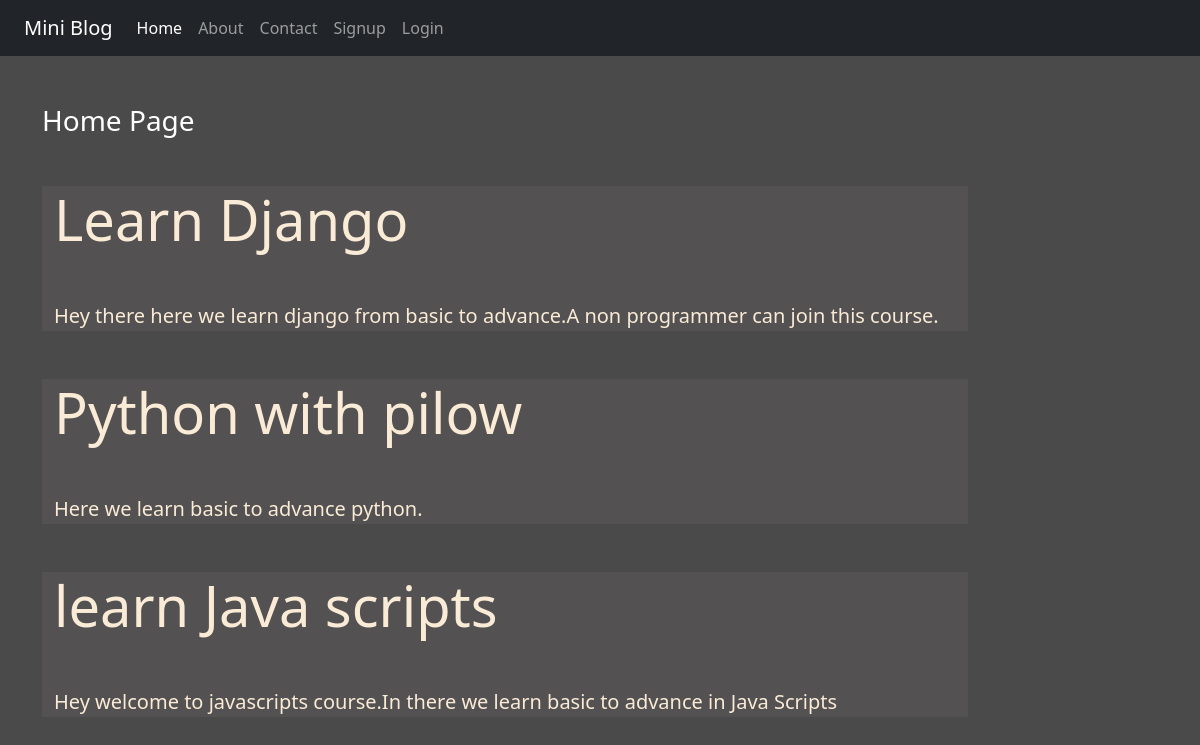
The page / on the database its author committed.
### enroll/models.py (models this page shows)
class Post(models.Model):
    title = models.CharField(max_length=150)
    desc = models.TextField()

### enroll/views.py (the view)
# urls.py: 2. Add a URL to urlpatterns:  path('', views.home, name='home')
def home(request):
    posts = Post.objects.all()
    return render(request, 'enroll/home.html', {'posts': posts})

### enroll/templates/enroll/home.html
{% extends "enroll/base.html" %}
{% load static %}
{% block content %}
  <div class="col-sm-10">
    <h3 class="text-white my-5">Home Page</h3>
    {% for post in posts %}
      <div class="jumbotron jumbotron-fluid jumbo-color">
        <div class="container">
          <h1 class="display-4">{{post.title}}</h1>
          <p class="lead my-5">{{post.desc}}</p>
        </div>
      </div>
    {% endfor %}
  </div>
{% endblock content %}

### enroll/static/enroll/css/style.css (style rules this page uses)
body { background-color: rgb(75, 74, 74); color: antiquewhite; }
.jumbo-color { background-color: rgb(83, 81, 81); }

### rows shown on the page
Post: title "Learn Django", desc "Hey there here we learn django from basic to advance.A non programmer can join this course."
Post: title "Python with pilow", desc "Here we learn basic to advance python."
Post: title "learn Java scripts", desc "Hey welcome to javascripts course.In there we learn basic to advance in Java Scripts"
